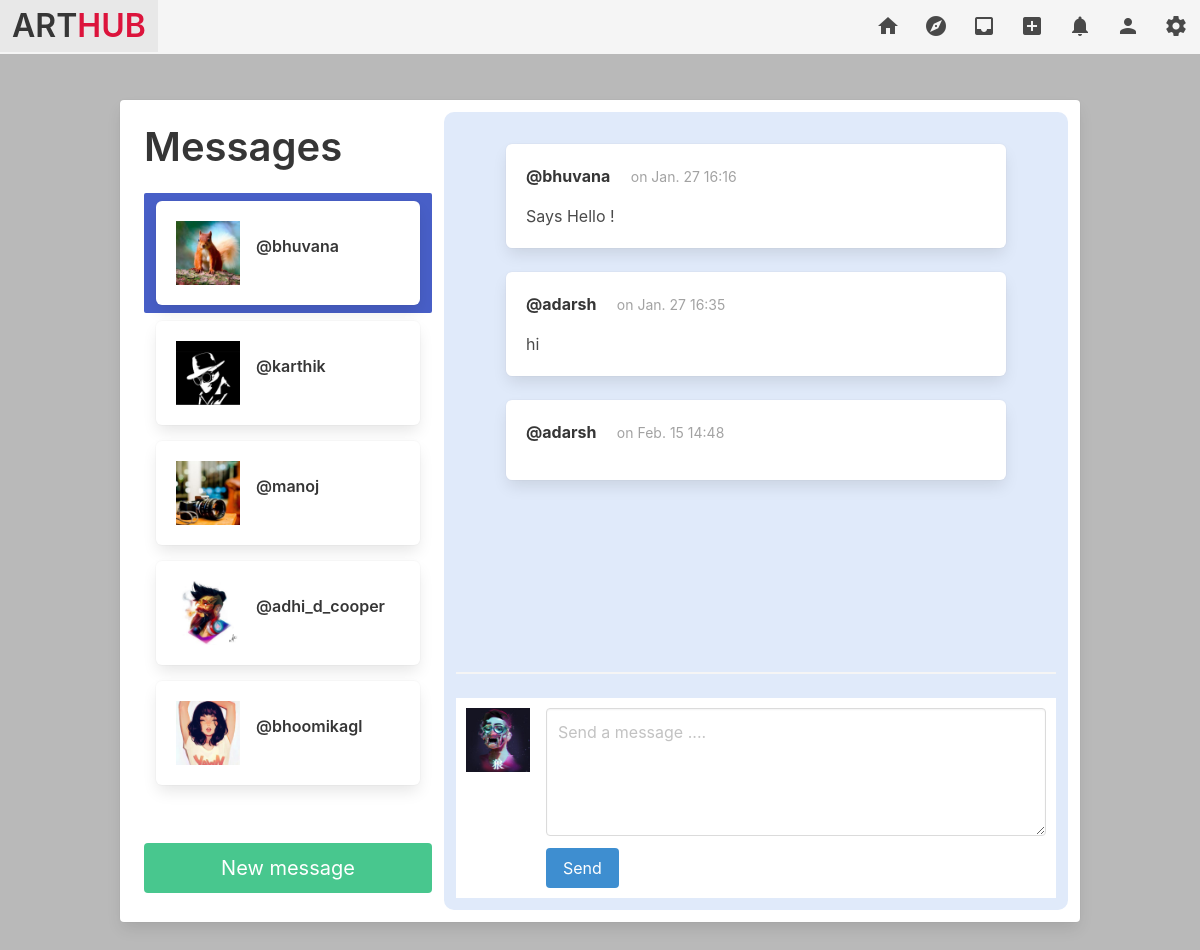
The page /direct/ (signed in) on the database its author committed.
### authy/models.py (models this page shows, shortened)
class Profile(models.Model):
    user = models.OneToOneField(User, on_delete=models.CASCADE)
    first_name = models.CharField(max_length=50, null=True, blank=True)
    last_name = models.CharField(max_length=50, null=True, blank=True)
    location = models.CharField(max_length=50, null=True, blank=True)
    url = models.CharField(max_length=80, null=True, blank=True)
    profile_info = models.TextField(max_length=150, null=True, blank=True)
    created = models.DateField(auto_now_add=True)
    favorites = models.ManyToManyField(Post)
    picture = models.ImageField(
        upload_to=user_directory_path, blank=True, null=True, verbose_name='Picture')

### direct/models.py (models this page shows, shortened)
class Message(models.Model):
    user = models.ForeignKey(
        User, on_delete=models.CASCADE, related_name='user')
    sender = models.ForeignKey(
        User, on_delete=models.CASCADE, related_name='from_user')
    recipient = models.ForeignKey(
        User, on_delete=models.CASCADE, related_name='to_user')
    body = models.TextField(max_length=1000, blank=True, null=True)
    date = models.DateTimeField(auto_now_add=True)
    is_read = models.BooleanField(default=False)
    def get_messages(user):
        messages = Message.objects.filter(user=user).values(
            'recipient').annotate(last=Max('date')).order_by('-last')
        users = []
        for message in messages:
            users.append({
                'user': User.objects.get(pk=message['recipient']),
                'last': message['last'],
                'unread': Message.objects.filter(user=user, recipient__pk=message['recipient'], is_read=False).count()
            })
        return users

### direct/views.py (the view)
# urls.py: path('', Inbox, name='inbox'),
@login_required
def Inbox(request):
    messages = Message.get_messages(user=request.user)
    active_direct = None
    directs = None
    if messages:
        message = messages[0]
        active_direct = message['user'].username
        directs = Message.objects.filter(
            user=request.user, recipient=message['user'])
        directs.update(is_read=True)
        for message in messages:
            if message['user'].username == active_direct:
                message['unread'] = 0
    context = {
        'directs': directs,
        'messages': messages,
        'active_direct': active_direct,
    }
    template = loader.get_template('direct/direct.html')
    return HttpResponse(template.render(context, request))

### direct/views.py (called while the page is built)
def checkDirects(request):
    directs_count = 0
    if request.user.is_authenticated:
        directs_count = Message.objects.filter(
            user=request.user, is_read=False).count()
    return {'directs_count': directs_count}

### notifications/views.py (called while the page is built)
def CountNotifications(request):
    count_notifications = 0
    if request.user.is_authenticated:
        count_notifications = Notification.objects.filter(
            user=request.user, is_seen=False).count()
    return{'count_notifications': count_notifications}

### Arthub/templates/direct/direct.html (shortened to what this page needs)
{% extends 'base.html' %}
{% load static %}
{% block content %}
{% load widget_tweaks %}
<section class="container">
  <div class="card">
    <div class="card-content">
  <div class="columns is-multiline">
    <div class="column is-4">
                    <aside class="menu">
                    <h1 class="title is-2">Messages</h1>
                    <ul style="overflow-y: scroll; height: 650px" class="menu-list">
                {% for message in messages %}
                <a class="{% if active_direct == message.user.username %} is-active {% endif %}" href="{% url 'directs' message.user.username %}">
                        <div class="box">
                              <article class="media">
                                    <div class="media-left">
                                                    <figure class="image is-64x64">
                                                      {% if message.user.profile.picture %}
                                                      <img src="{{ message.user.profile.picture.url }}" alt="Placeholder image">
                                                      {% else %}
                                                      <img src="https://bulma.io/images/placeholders/96x96.png" alt="Placeholder image">
                                                      {% endif %}
                                                    </figure>
                                    </div>
                                  <div class="media-content">
                                            <div class="content">
                                              <p>
                                                <h6>@{{ message.user.username}}</h6>
                                              </p>
                                            </div>
                               </article>
                       </div>
             </a>
              {% endfor %}
            </ul>
                    </aside>
                    <div >
                      <a href="{% url 'usersearch' %}" class="button is-success is-medium is-fullwidth">New message</a>
                    </div>
        </div>
    <div class="column is-8" style="background: hsla(218, 71%, 93%, 5);
    border-radius: 10px; ">
          <div class="chat-box">
          <div style="overflow-y: scroll; height: 500px;" >
                        {% for direct in directs %}
                        <div class="box" style="margin-right: 50px; margin-left: 50px; margin-top: 20px;">
                          <article class="media">
                            <div class="media-content">
                              <div class="content">
                                <p>
                                  <strong>@{{ direct.sender.username }}</strong>
                                  <small class="media-right" style=" color: rgba(0, 0, 0, 0.363);" >on {{ direct.date|date:'N d G:i' }}</small>
                                </p>
                                <p>{{ direct.body }}</p>
                              </div>
                            </div>
                          </article>
                        </div>
                        {% endfor %}
                            <br>
             </div>
             </div>
                                        <br>
                                        <hr>
                <div style="background: white; padding: 10px 10px 10px 10px;
                border-radius: 10pxdf;">
                <form role="form" method="POST" action="{% url 'send_direct' %}">
                <article class="media">
                  <figure class="media-left">
                    <p class="image is-64x64">
                      {% if user.profile.picture %}
                      <img src="{{ user.profile.picture.url }}" alt="you">
                      {% else %}
                      <img src="https://bulma.io/images/placeholders/96x96.png" alt="Placeholder image">
                      {% endif %}
                    </p>
                  </figure>
                  <div class="media-content">
                    <div class="field">
                      <p class="control">
                        <textarea class="textarea" name="body" placeholder="Send a message ...."></textarea>
                      </p>
                    </div>
                    <nav class="level">
                      <div class="level-left">
                        <div class="level-item">
                          <button type="submit" name="action" class="button is-info">Send</button>
                        </div>
                      </div>
                    </nav>
                  </div>
                </article>
              </form>
            </div>
            </div>
          </div>
        </div>
      </div>
    </div>
      </section>
      {% endblock %}

### Arthub/templates/direct/direct.html (style rules this page uses)
:root { --brandColor: hsl(166, 67%, 51%); --background: rgb(185, 185, 185); --textDark: hsla(0, 0%, 0%, 0.66); --textLight: hsla(0, 0%, 0%, 0.33); }
body { background: var(--background); height: auto; color: var(--textDark); }

### rows shown on the page
Message: sender.username "bhuvana", date "Jan. 27 16:16", body "Says Hello !"
Message: sender.username "adarsh", date "Jan. 27 16:35", body "hi"
Message: sender.username "adarsh", date "Feb. 15 14:48"

### other values the page prints
{{ message.user.username }} "bhuvana"
{{ message.user.username }} "karthik"
{{ message.user.username }} "manoj"
{{ message.user.username }} "adhi_d_cooper"
{{ message.user.username }} "bhoomikagl"
